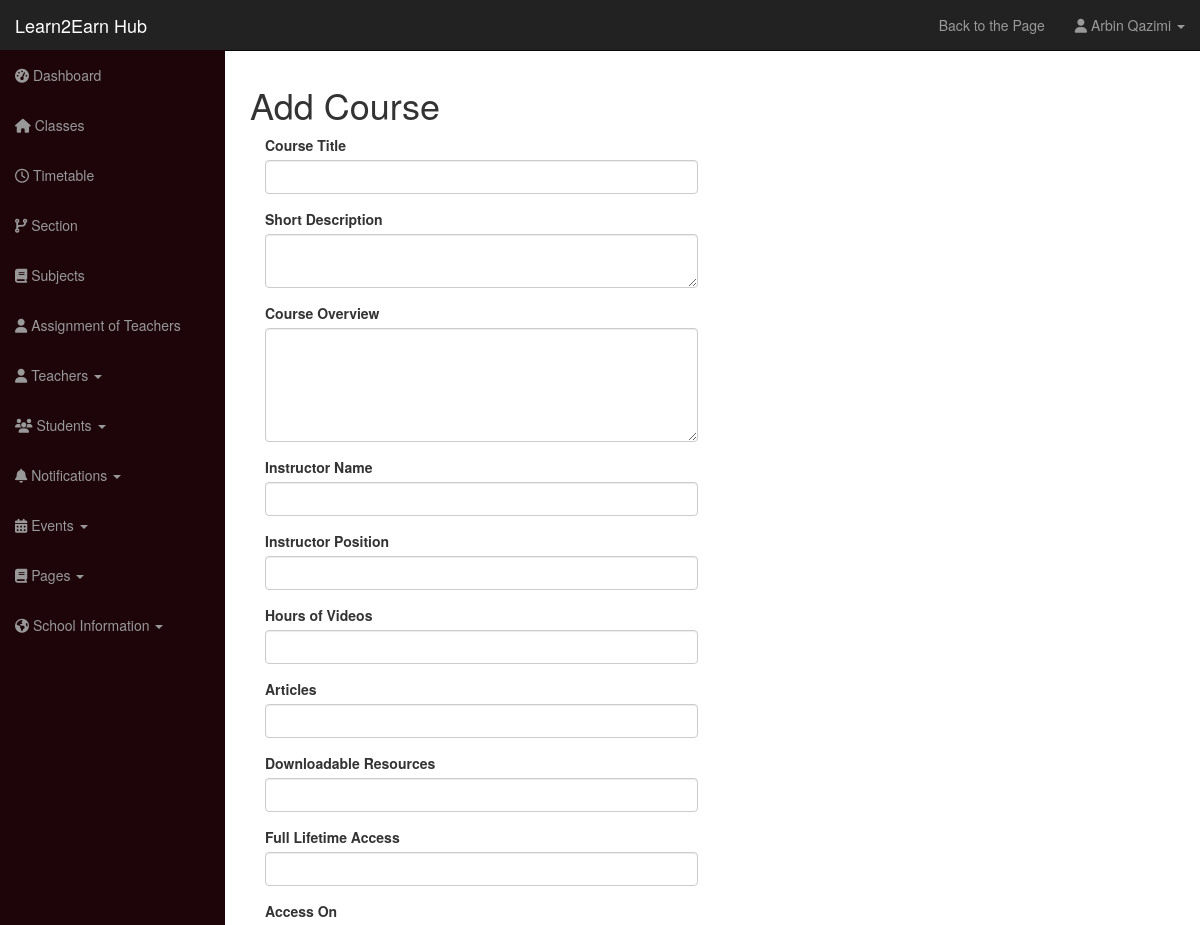
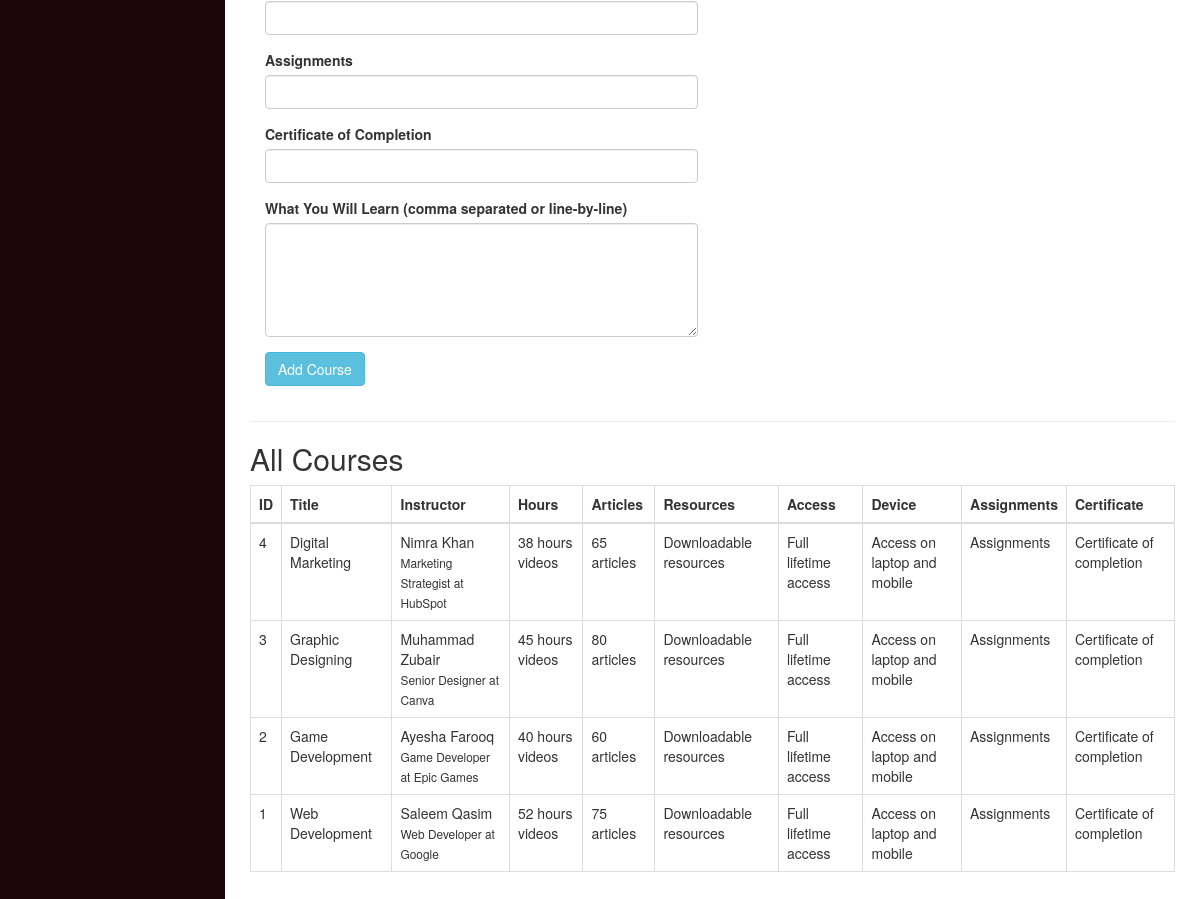
The app's page /school-admin/subjects.php (signed in) with its own data (2 pictures, top to bottom).
### tables this page shows
CREATE TABLE `user` (
  `id` int(12) NOT NULL,
  `username` varchar(100) NOT NULL,
  `user_password` varchar(255) NOT NULL,
  `user_role` varchar(30) NOT NULL,
  `user_firstname` varchar(50) DEFAULT NULL,
  `user_lastname` varchar(50) DEFAULT NULL
);

CREATE TABLE `courses` (
  `id` int(11) NOT NULL,
  `title` varchar(255) DEFAULT NULL,
  `short_description` text DEFAULT NULL,
  `course_overview` longtext DEFAULT NULL,
  `instructor_name` varchar(255) DEFAULT NULL,
  `instructor_position` varchar(255) DEFAULT NULL,
  `hours_video` varchar(100) DEFAULT NULL,
  `articles` varchar(100) DEFAULT NULL,
  `downloadable_resources` varchar(100) DEFAULT NULL,
  `full_lifetime_access` varchar(100) DEFAULT NULL,
  `access_device` varchar(100) DEFAULT NULL,
  `assignments` varchar(100) DEFAULT NULL,
  `certificate` varchar(100) DEFAULT NULL,
  `what_you_learn` longtext DEFAULT NULL,
  `created_at` timestamp NOT NULL DEFAULT current_timestamp()
);

### functions.php (called while the page is built, shortened)
<?php
	require_once "includes/db.php";
	function get_name_by_session() {
		global $conn;
		$fullName = '';
		if(isset($_SESSION['username'])) {
			$session_user = $_SESSION['username'];
			$query = "SELECT user_firstname, user_lastname FROM user WHERE username='$session_user' LIMIT 1";
			$result = mysqli_query($conn, $query);
			$row = mysqli_fetch_assoc($result);
			$first_name = $row['user_firstname'];
			$last_name = $row['user_lastname'];
			$fullName = $first_name . " " . $last_name;
		}
		return $fullName;
	}

### school-admin/subjects.php (the view, shortened to what this page needs)
<?php
require_once "includes/header.php";
require_once "../includes/db.php";
?>
<h1>Add Course</h1>
<div class="row">
  <div class="col-md-12">
    <div class="col-md-6">
      <form action="" method="post">
        <div class="form-group">
          <label>Course Title</label>
          <input type="text" name="title" class="form-control" >
        </div>
        <div class="form-group">
          <label>Short Description</label>
          <textarea name="short_description" class="form-control" ></textarea>
        </div>
        <div class="form-group">
          <label>Course Overview</label>
          <textarea name="course_overview" class="form-control" rows="5" ></textarea>
        </div>
        <div class="form-group">
          <label>Instructor Name</label>
          <input type="text" name="instructor_name" class="form-control" >
        </div>
        <div class="form-group">
          <label>Instructor Position</label>
          <input type="text" name="instructor_position" class="form-control" >
        </div>
        <div class="form-group">
          <label>Hours of Videos</label>
          <input type="text" name="hours_video" class="form-control" >
        </div>
        <div class="form-group">
          <label>Articles</label>
          <input type="text" name="articles" class="form-control" >
        </div>
        <div class="form-group">
          <label>Downloadable Resources</label>
          <input type="text" name="downloadable_resources" class="form-control" >
        </div>
        <div class="form-group">
          <label>Full Lifetime Access</label>
          <input type="text" name="full_lifetime_access" class="form-control" >
        </div>
        <div class="form-group">
          <label>Access On</label>
          <input type="text" name="access_device" class="form-control" >
        </div>
        <div class="form-group">
          <label>Assignments</label>
          <input type="text" name="assignments" class="form-control" >
        </div>
        <div class="form-group">
          <label>Certificate of Completion</label>
          <input type="text" name="certificate" class="form-control" >
        </div>
        <div class="form-group">
          <label>What You Will Learn (comma separated or line-by-line)</label>
          <textarea name="what_you_learn" class="form-control" rows="5" ></textarea>
        </div>
        <div class="form-group">
          <input type="submit" name="course_submit" value="Add Course" class="btn btn-info">
        </div>
      </form>
    </div>
  </div>
</div>
<hr>
<h2>All Courses</h2>
<div class="table-responsive">
  <table class="table table-bordered">
    <thead class="thead-dark">
      <tr>
        <th>ID</th>
        <th>Title</th>
        <th>Instructor</th>
        <th>Hours</th>
        <th>Articles</th>
        <th>Resources</th>
        <th>Access</th>
        <th>Device</th>
        <th>Assignments</th>
        <th>Certificate</th>
      </tr>
    </thead>
    <tbody>
      <?php
      $fetch_query = "SELECT * FROM courses ORDER BY id DESC";
      $fetch_result = mysqli_query($conn, $fetch_query);
      if (mysqli_num_rows($fetch_result) > 0) {
        while ($course = mysqli_fetch_assoc($fetch_result)) {
          echo "<tr>";
          echo "<td>" . $course['id'] . "</td>";
          echo "<td>" . htmlspecialchars($course['title']) . "</td>";
          echo "<td>" . htmlspecialchars($course['instructor_name']) . "<br><small>" . htmlspecialchars($course['instructor_position']) . "</small></td>";
          echo "<td>" . $course['hours_video'] . "</td>";
          echo "<td>" . $course['articles'] . "</td>";
          echo "<td>" . $course['downloadable_resources'] . "</td>";
          echo "<td>" . $course['full_lifetime_access'] . "</td>";
          echo "<td>" . $course['access_device'] . "</td>";
          echo "<td>" . $course['assignments'] . "</td>";
          echo "<td>" . $course['certificate'] . "</td>";
          echo "</tr>";
        }
      } else {
        echo "<tr><td colspan='10' class='text-center'>No courses found.</td></tr>";
      }
      ?>
    </tbody>
  </table>
</div>
<?php require_once "includes/footer.php"; ?>

### school-admin/includes/header.php (shortened to what this page needs)
<?php
	require_once "../functions.php";
?>
<!DOCTYPE html>
<html lang="en">
	<head>
		<link href="css/bootstrap.css" rel="stylesheet">
		<link href="css/bootstrap-datepicker.css" rel="stylesheet">
		<link href="css/sb-admin.css" rel="stylesheet">
	</head>
	<body>
		<div id="wrapper">
			<nav class="navbar navbar-inverse navbar-fixed-top" role="navigation">
				<div class="navbar-header">
					<a class="navbar-brand" href="index.php">Learn2Earn Hub</a>
				</div>
				<div class="collapse navbar-collapse navbar-ex1-collapse">
					<ul class="nav navbar-nav side-nav">
						<li><a href="index.php"><i class="fa fa-dashboard"></i> Dashboard</a></li>
						<li><a href="class.php"><i class="fa fa-home"></i> Classes</a></li>
						<li><a href="class_time.php"><i class="fa fa-clock-o"></i> Timetable</a></li>
						<li><a href="sections.php"><i class="fa fa-code-fork"></i> Section</a></li>
						<li><a href="subjects.php"><i class="fa fa-book"></i> Subjects</a></li>
						<li><a href="assign_teacher.php"><i class="fa fa-user"></i> Assignment of Teachers</a></li>
						<li class="dropdown">
							<a href="#" class="dropdown-toggle" data-toggle="dropdown"><i class="fa fa-user"></i> Teachers <b class="caret"></b></a>
						</li>
						<li class="dropdown">
							<a href="#" class="dropdown-toggle" data-toggle="dropdown"><i class="fa fa-users"></i> Students <b class="caret"></b></a>
						</li>
						<li class="dropdown">
							<a href="#" class="dropdown-toggle" data-toggle="dropdown"><i class="fa fa-bell"></i> Notifications <b class="caret"></b></a>
						</li>
						<li class="dropdown">
							<a href="#" class="dropdown-toggle" data-toggle="dropdown"><i class="fa fa-calendar"></i> Events <b class="caret"></b></a>
						</li>
						<li class="dropdown">
							<a href="#" class="dropdown-toggle" data-toggle="dropdown"><i class="fa fa-book"></i> Pages <b class="caret"></b></a>
						</li>
						<li class="dropdown">
							<a href="#" class="dropdown-toggle" data-toggle="dropdown"><i class="fa fa-globe"></i> School Information <b class="caret"></b></a>
						</li>
					</ul>
					<ul class="nav navbar-nav navbar-right navbar-user">
						<li><a href="../index.php" target="_blank">Back to the Page</a></li>
						<li class="dropdown user-dropdown">
							<a href="#" class="dropdown-toggle" data-toggle="dropdown"><i class="fa fa-user"></i> <?php echo get_name_by_session(); ?> <b class="caret"></b></a>
						</li>
					</ul>
					</div>
				</nav>
				<div id="page-wrapper">
					<div class="row">
						<div class="col-lg-12">

### school-admin/css/sb-admin.css (style rules this page uses)
body { margin-top: 50px; }
#wrapper { padding-left: 0; }
#page-wrapper { width: 100%; padding: 5px 15px; }
@media (min-width:768px) { #wrapper { padding-left: 225px; } }
@media (min-width:768px) { #page-wrapper { padding: 15px 25px; } }
@media (min-width:768px) { .side-nav { margin-left: -225px; left: 225px; width: 225px; position: fixed; top: 50px; height: 100%; border-radius: 0; border: none; background-color: #1d0509; overflow-y: auto; } }
@media (min-width:768px) { .side-nav>li>a { width: 225px; } }
@media (min-width:768px) { .navbar-collapse { padding-left: 15px !important; padding-right: 15px !important; } }
.side-nav { padding-bottom: 50px; }

### records on screen
user: get_name_by_session() "Arbin Qazimi"
courses: id "4", title "Digital Marketing", instructor_name "Nimra Khan", instructor_position "Marketing Strategist at HubSpot", hours_video "38 hours videos", articles "65 articles", downloadable_resources "Downloadable resources", full_lifetime_access "Full lifetime access", access_device "Access on laptop and mobile", assignments "Assignments", certificate "Certificate of completion"
courses: id "3", title "Graphic Designing", instructor_name "Muhammad Zubair", instructor_position "Senior Designer at Canva", hours_video "45 hours videos", articles "80 articles", downloadable_resources "Downloadable resources", full_lifetime_access "Full lifetime access", access_device "Access on laptop and mobile", assignments "Assignments", certificate "Certificate of completion"
courses: id "2", title "Game Development", instructor_name "Ayesha Farooq", instructor_position "Game Developer at Epic Games", hours_video "40 hours videos", articles "60 articles", downloadable_resources "Downloadable resources", full_lifetime_access "Full lifetime access", access_device "Access on laptop and mobile", assignments "Assignments", certificate "Certificate of completion"
courses: id "1", title "Web Development", instructor_name "Saleem Qasim", instructor_position "Web Developer at Google", hours_video "52 hours videos", articles "75 articles", downloadable_resources "Downloadable resources", full_lifetime_access "Full lifetime access", access_device "Access on laptop and mobile", assignments "Assignments", certificate "Certificate of completion"
